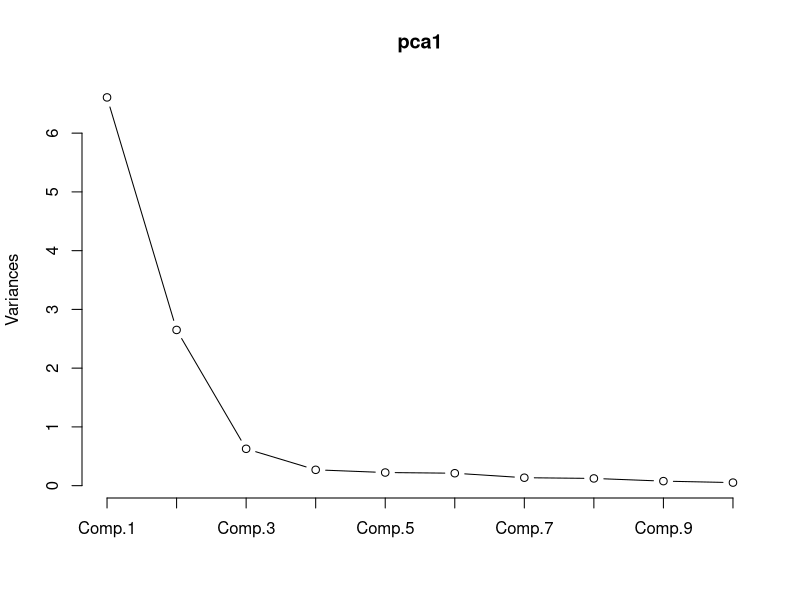

R code for this plot:
## ---- chunk 1
knitr::opts_chunk$set(echo = TRUE)
## ---- chunk 2
data=mtcars
## ---- chunk 3
library(psych)
## ---- chunk 4
cor.mat<-cor(data) # obtaining the correlation of the data 
bartlett.test(data) #null hypothesis rejected data eligible for factor anlaysis
pca1<-princomp(data,cor = T)
summary(pca1)
plot(pca1,type='l')
pca1$loadings
pca1$scores
## ---- chunk 5
bartlett.test(data) 
## ---- chunk 6
fact1<-principal(data,nfactors = 3,rotate = 'none') # no. of factors=3 from the scree elbow
summary(fact1)
fact1$loadings
fact1$uniquenesses #specific variance of the analysis 
fact1$communality #comunalties of the analysis 
a_1<-diag(fact1$uniquenesses)
l_1<-fact1$loadings 
b_1<-l_1 %*% t(l_1)
residual1<-cor.mat-b_1-a_1
## ---- chunk 7
fact2<-factanal(data,factors = 3,rotation='none')
summary(fact2)
fact2$loadings
fact2$uniquenesses
communality<-1-fact2$uniquenesses
l_2<-fact2$loadings
a_2<-diag(fact2$uniquenesses)
b_2<-l_2%*%t(l_2)
residual2<-cor.mat-b_2-a_2
## ---- chunk 8
rot1<-principal(data,nfactors = 3,rotate = 'varimax') # varimax rotation
rot1$loadings
rot1$uniquenesses #specific variance of the analysis 
rot1$communality #comunalties of the analysis 
a_3<-diag(rot1$uniquenesses)
l_3<-rot1$loadings 
b_3<-l_3 %*% t(l_3)
residual3<-cor.mat-b_3-a_3
## ---- chunk 9
rot2 <- principal(data, nfactors = 3, rotate = 'equamax') # equamax Rotation
rot2$loadings
rot2$uniquenesses #specific variance of the analysis 
rot2$communality #communalties of the analysis 
a_4<-diag(rot2$uniquenesses)
l_4<-rot2$loadings 
b_4<-l_4 %*% t(l_4)
residual4<-cor.mat-b_4-a_4
## ---- chunk 10
rot3 <- principal(data, nfactors = 3, rotate = 'promax') # equamax Rotation

rot3$loadings
## ---- chunk 11
rot4 <- principal(data, nfactors = 3, rotate = 'quartimax') # equamax Rotation

rot4$loadings
